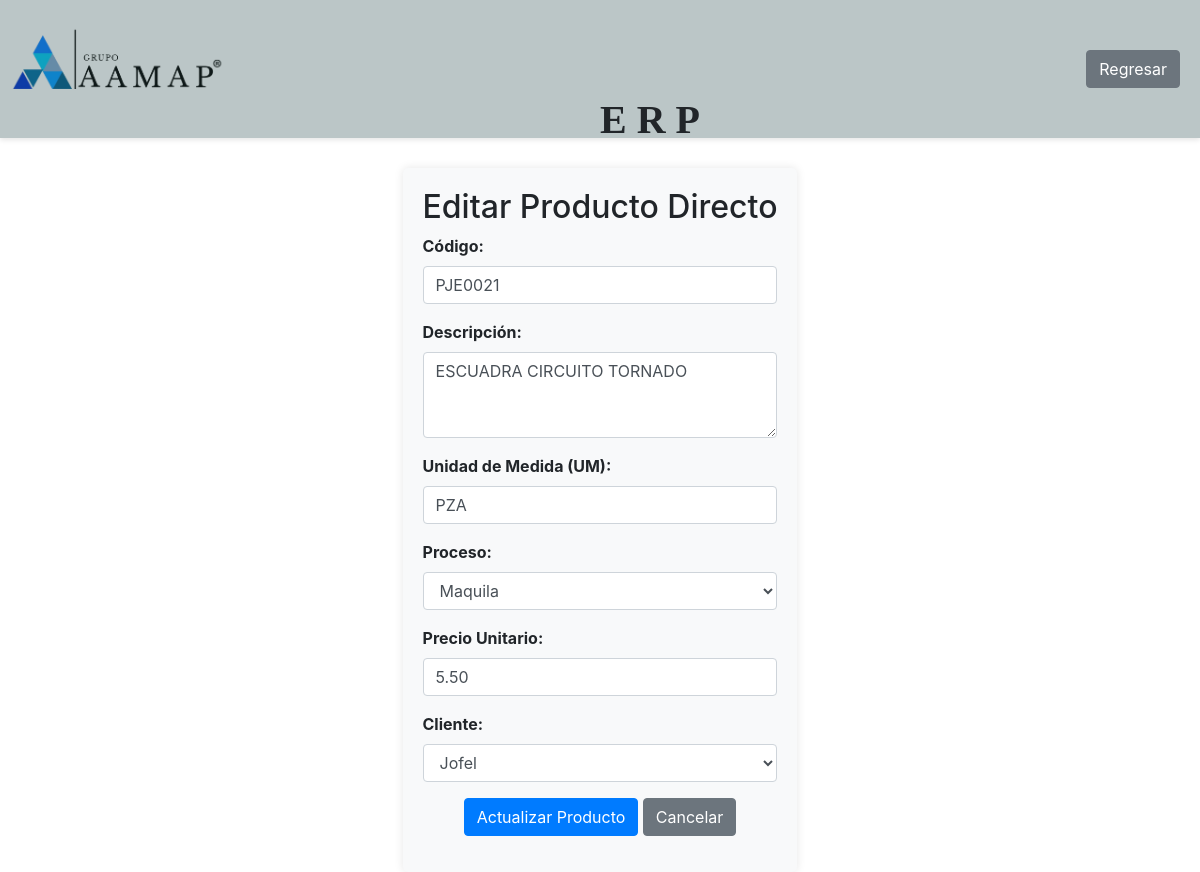
Screenshot of /ERP/editar_prod_directo.php?id=39 (signed in) with the database file from the repository.
### tables this page shows
CREATE TABLE `productos_p_directas` (
  `id_pd` int(11) NOT NULL,
  `codigo` varchar(50) NOT NULL COMMENT 'Código único del producto',
  `um` varchar(10) NOT NULL COMMENT 'Unidad de medida',
  `precio_unitario` decimal(10,2) NOT NULL,
  `proceso` enum('man','maq','com') NOT NULL COMMENT 'man=manufactura, maq=maquila, com=comercial',
  `id_cliente` int(11) NOT NULL COMMENT 'Cliente asociado al producto',
  `descripcion` text DEFAULT NULL,
  `activo` tinyint(1) DEFAULT 1 COMMENT '1=activo, 0=inactivo',
  `created_at` timestamp NOT NULL DEFAULT current_timestamp()
);

CREATE TABLE `clientes_p` (
  `id` int(11) NOT NULL,
  `nombre_comercial` varchar(100) NOT NULL,
  `razon_social` varchar(150) NOT NULL,
  `rfc` varchar(30) NOT NULL,
  `direccion` varchar(100) NOT NULL,
  `activo` tinyint(1) NOT NULL DEFAULT 1
);

### ERP/editar_prod_directo.php (the view, shortened to what this page needs)
<?php
require 'C:/xampp/htdocs/db_connect.php';
$id_pd = isset($_GET['id']) ? intval($_GET['id']) : 0;
$clientes_permitidos = [113, 114];
$producto = [];
if ($id_pd > 0) {
    $query = "SELECT pd.*, cp.nombre_comercial as cliente_nombre
              FROM productos_p_directas pd
              JOIN clientes_p cp ON pd.id_cliente = cp.id
              WHERE pd.id_pd = ?";
    $stmt = $conn->prepare($query);
    $stmt->bind_param('i', $id_pd);
    $stmt->execute();
    $result = $stmt->get_result();
    $producto = $result->fetch_assoc();
}
$query_clientes = "SELECT id, nombre_comercial FROM clientes_p WHERE id IN (" . implode(',', $clientes_permitidos) . ")";
$result_clientes = $conn->query($query_clientes);
$clientes = $result_clientes->fetch_all(MYSQLI_ASSOC);
?>
<!DOCTYPE html>
<html>
<head>
    <link rel="stylesheet" href="https://stackpath.bootstrapcdn.com/bootstrap/4.5.2/css/bootstrap.min.css">
    <link rel="stylesheet" type="text/css" href="stprojects.css">
</head>
<body>
<div class="navbar" style="display: flex; align-items: center; justify-content: space-between; padding: 0px; background-color: #f8f9fa; position: relative;">
    <img src="/assets/grupo_aamap.webp" alt="Logo AAMAP" style="width: 18%; position: absolute; top: 25px; left: 10px;">
    <div class="sticky-header" style="width: 100%;">
        <div class="container" style="display: flex; justify-content: flex-end; align-items: center;">
            <div style="position: absolute; top: 90px; left: 600px;"><p style="font-size: 2.5em; font-family: 'Verdana';"><b>E R P</b></p></div>
            <div style="display: flex; align-items: center; gap: 10px;">
                <a href="ver_prod_directos.php" class="btn btn-secondary chompa">Regresar</a>
            </div>
        </div>
    </div>
</div>
<div class="form-container">
    <h2 class="text-center">Editar Producto Directo</h2>
    <form method="POST" action="">
        <div class="form-group">
            <label for="codigo">Código:</label>
            <input type="text" class="form-control" id="codigo" name="codigo"
                   value="<?php echo htmlspecialchars($producto['codigo']); ?>" required>
        </div>
        <div class="form-group">
            <label for="descripcion">Descripción:</label>
            <textarea class="form-control" id="descripcion" name="descripcion"
                      rows="3" required><?php echo htmlspecialchars($producto['descripcion']); ?></textarea>
        </div>
        <div class="form-group">
            <label for="um">Unidad de Medida (UM):</label>
            <input type="text" class="form-control" id="um" name="um"
                   value="<?php echo htmlspecialchars($producto['um']); ?>" required>
        </div>
        <div class="form-group">
            <label for="proceso">Proceso:</label>
            <select class="form-control" id="proceso" name="proceso" required>
                <option value="maq" <?php echo $producto['proceso'] == 'maq' ? 'selected' : ''; ?>>Maquila</option>
            </select>
        </div>
        <div class="form-group">
            <label for="precio_unitario">Precio Unitario:</label>
            <input type="number" step="0.01" class="form-control" id="precio_unitario" name="precio_unitario"
                   value="<?php echo htmlspecialchars($producto['precio_unitario']); ?>" required>
        </div>
        <div class="form-group">
            <label for="id_cliente">Cliente:</label>
            <select class="form-control" id="id_cliente" name="id_cliente" required>
                <?php foreach ($clientes as $cliente): ?>
                    <option value="<?php echo $cliente['id']; ?>"
                        <?php echo $producto['id_cliente'] == $cliente['id'] ? 'selected' : ''; ?>>
                        <?php echo htmlspecialchars($cliente['nombre_comercial']); ?>
                    </option>
                <?php endforeach; ?>
            </select>
        </div>
        <div class="form-group text-center">
            <button type="submit" class="btn btn-primary">Actualizar Producto</button>
            <a href="ver_prod_directos.php" class="btn btn-secondary">Cancelar</a>
        </div>
    </form>
</div>
</body>
</html>

### ERP/stprojects.css (style rules this page uses)
body { margin: 0; padding: 0; display: flex; flex-direction: column; height: 100vh; }
.sticky-header { position: sticky; top: 0; z-index: 1000; background-color: rgba(47, 79, 79, 0.3); padding: 0 0; box-shadow: 0 2px 5px rgba(0, 0, 0, 0.1); }
.chompa { margin-left: 10px; }
.container { margin: 30px auto; padding: 20px; max-width: 1200px; border-radius: 10px; text-align: center; }

### ERP/editar_prod_directo.php (style rules this page uses)
.form-container { max-width: 800px; margin: 30px auto; padding: 20px; background-color: #f8f9fa; border-radius: 5px; box-shadow: 0 0 10px rgba(0,0,0,0.1); }
.form-group label { font-weight: bold; }

### rows the page displays
productos_p_directas: codigo "PJE0021", descripcion "ESCUADRA CIRCUITO TORNADO", um "PZA", proceso "Maquila", precio_unitario "5.50", id_cliente "Jofel"
